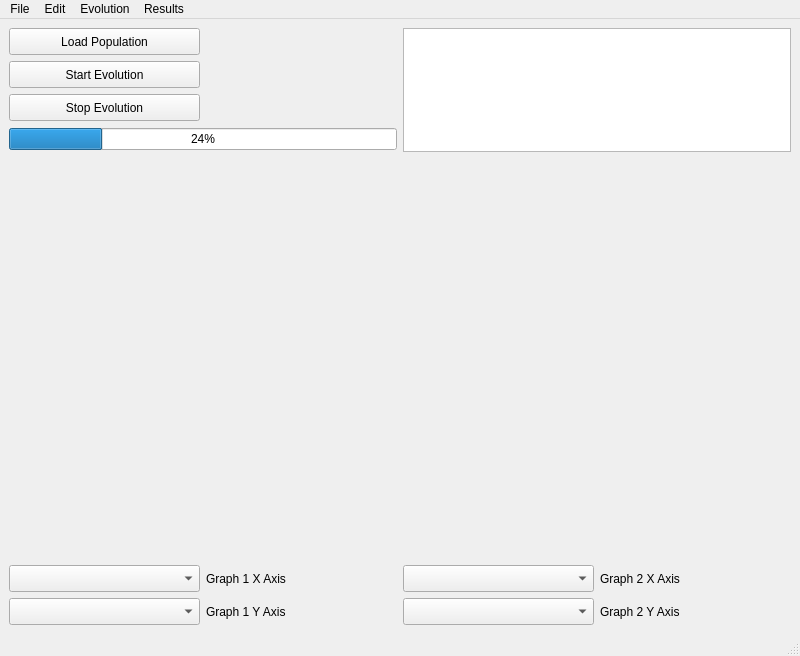
<?xml version="1.0" encoding="UTF-8"?>
<ui version="4.0">
 <class>MainWindow</class>
 <widget class="QMainWindow" name="MainWindow">
  <property name="geometry">
   <rect>
    <x>0</x>
    <y>0</y>
    <width>800</width>
    <height>656</height>
   </rect>
  </property>
  <property name="sizePolicy">
   <sizepolicy hsizetype="Expanding" vsizetype="Expanding">
    <horstretch>0</horstretch>
    <verstretch>0</verstretch>
   </sizepolicy>
  </property>
  <property name="minimumSize">
   <size>
    <width>800</width>
    <height>600</height>
   </size>
  </property>
  <property name="windowTitle">
   <string>ugp3-gui</string>
  </property>
  <widget class="QWidget" name="centralwidget">
   <property name="sizePolicy">
    <sizepolicy hsizetype="Expanding" vsizetype="Expanding">
     <horstretch>1</horstretch>
     <verstretch>1</verstretch>
    </sizepolicy>
   </property>
   <property name="minimumSize">
    <size>
     <width>800</width>
     <height>600</height>
    </size>
   </property>
   <layout class="QGridLayout" name="gridLayout">
    <item row="5" column="3">
     <widget class="QLabel" name="label_4">
      <property name="text">
       <string>Graph 2 X Axis</string>
      </property>
     </widget>
    </item>
    <item row="1" column="0">
     <widget class="QPushButton" name="pushButton_StartEvolution">
      <property name="sizePolicy">
       <sizepolicy hsizetype="Preferred" vsizetype="Fixed">
        <horstretch>0</horstretch>
        <verstretch>0</verstretch>
       </sizepolicy>
      </property>
      <property name="maximumSize">
       <size>
        <width>191</width>
        <height>27</height>
       </size>
      </property>
      <property name="text">
       <string>Start Evolution</string>
      </property>
     </widget>
    </item>
    <item row="2" column="0">
     <widget class="QPushButton" name="pushButton_StopEvolution">
      <property name="sizePolicy">
       <sizepolicy hsizetype="Preferred" vsizetype="Fixed">
        <horstretch>0</horstretch>
        <verstretch>0</verstretch>
       </sizepolicy>
      </property>
      <property name="maximumSize">
       <size>
        <width>191</width>
        <height>27</height>
       </size>
      </property>
      <property name="text">
       <string>Stop Evolution</string>
      </property>
     </widget>
    </item>
    <item row="6" column="2">
     <widget class="QComboBox" name="comboBox_4">
      <property name="maximumSize">
       <size>
        <width>191</width>
        <height>27</height>
       </size>
      </property>
     </widget>
    </item>
    <item row="5" column="2">
     <widget class="QComboBox" name="comboBox_3">
      <property name="maximumSize">
       <size>
        <width>191</width>
        <height>27</height>
       </size>
      </property>
     </widget>
    </item>
    <item row="0" column="0">
     <widget class="QPushButton" name="pushButton_LoadPopulation">
      <property name="sizePolicy">
       <sizepolicy hsizetype="Preferred" vsizetype="Fixed">
        <horstretch>0</horstretch>
        <verstretch>0</verstretch>
       </sizepolicy>
      </property>
      <property name="maximumSize">
       <size>
        <width>191</width>
        <height>27</height>
       </size>
      </property>
      <property name="text">
       <string>Load Population</string>
      </property>
     </widget>
    </item>
    <item row="3" column="0" colspan="2">
     <widget class="QProgressBar" name="progressBar">
      <property name="value">
       <number>24</number>
      </property>
     </widget>
    </item>
    <item row="6" column="0">
     <widget class="QComboBox" name="comboBox_2">
      <property name="maximumSize">
       <size>
        <width>191</width>
        <height>27</height>
       </size>
      </property>
     </widget>
    </item>
    <item row="5" column="0">
     <widget class="QComboBox" name="comboBox">
      <property name="maximumSize">
       <size>
        <width>191</width>
        <height>27</height>
       </size>
      </property>
     </widget>
    </item>
    <item row="0" column="2" rowspan="4" colspan="2">
     <widget class="QTextEdit" name="textEdit">
      <property name="minimumSize">
       <size>
        <width>386</width>
        <height>124</height>
       </size>
      </property>
     </widget>
    </item>
    <item row="5" column="1">
     <widget class="QLabel" name="label">
      <property name="text">
       <string>Graph 1 X Axis</string>
      </property>
     </widget>
    </item>
    <item row="6" column="3">
     <widget class="QLabel" name="label_3">
      <property name="text">
       <string>Graph 2 Y Axis</string>
      </property>
     </widget>
    </item>
    <item row="6" column="1">
     <widget class="QLabel" name="label_2">
      <property name="text">
       <string>Graph 1 Y Axis</string>
      </property>
     </widget>
    </item>
    <item row="4" column="0" colspan="2">
     <widget class="QwtPlot" name="qwtPlotLeft"/>
    </item>
    <item row="4" column="2" colspan="2">
     <widget class="QwtPlot" name="qwtPlotRight"/>
    </item>
   </layout>
  </widget>
  <widget class="QMenuBar" name="menubar">
   <property name="geometry">
    <rect>
     <x>0</x>
     <y>0</y>
     <width>800</width>
     <height>25</height>
    </rect>
   </property>
   <widget class="QMenu" name="menuFile">
    <property name="title">
     <string>File</string>
    </property>
    <addaction name="action_LoadPopulation"/>
    <addaction name="action_LoadStatus"/>
    <addaction name="separator"/>
    <addaction name="action_AddPopulation"/>
   </widget>
   <widget class="QMenu" name="menuEdit">
    <property name="title">
     <string>Edit</string>
    </property>
    <addaction name="action_EditConstraints"/>
    <addaction name="action_EditPopulation"/>
    <addaction name="action_EditEvaluator"/>
    <addaction name="action_EditLogging"/>
   </widget>
   <widget class="QMenu" name="menuEvolution">
    <property name="title">
     <string>Evolution</string>
    </property>
    <addaction name="action_StartEvolution"/>
    <addaction name="action_StopEvolution"/>
   </widget>
   <widget class="QMenu" name="menuResults">
    <property name="title">
     <string>Results</string>
    </property>
    <addaction name="action_ViewBestIndividual"/>
    <addaction name="action_ViewPopulation"/>
   </widget>
   <addaction name="menuFile"/>
   <addaction name="menuEdit"/>
   <addaction name="menuEvolution"/>
   <addaction name="menuResults"/>
  </widget>
  <widget class="QStatusBar" name="statusbar"/>
  <action name="action_LoadPopulation">
   <property name="text">
    <string>Load &amp;Population</string>
   </property>
  </action>
  <action name="action_Save">
   <property name="text">
    <string>&amp;Save Status</string>
   </property>
  </action>
  <action name="action_LoadStatus">
   <property name="text">
    <string>Load &amp;Status</string>
   </property>
  </action>
  <action name="action_AddPopulation">
   <property name="text">
    <string>&amp;Add Population</string>
   </property>
  </action>
  <action name="action_EditPopulation">
   <property name="text">
    <string>Edit &amp;Population</string>
   </property>
  </action>
  <action name="action_StartEvolution">
   <property name="text">
    <string>&amp;Start Evolution</string>
   </property>
  </action>
  <action name="action_StopEvolution">
   <property name="text">
    <string>Sto&amp;p Evolution</string>
   </property>
  </action>
  <action name="action_EditEvaluator">
   <property name="text">
    <string>Edit &amp;Evaluator</string>
   </property>
  </action>
  <action name="action_EditConstraints">
   <property name="text">
    <string>Edit &amp;Constraints</string>
   </property>
  </action>
  <action name="action_EditLogging">
   <property name="text">
    <string>Edit &amp;Logging</string>
   </property>
  </action>
  <action name="action_ViewBestIndividual">
   <property name="text">
    <string>View &amp;Best Individual</string>
   </property>
  </action>
  <action name="action_ViewPopulation">
   <property name="text">
    <string>View &amp;Population</string>
   </property>
  </action>
 </widget>
 <customwidgets>
  <customwidget>
   <class>QwtPlot</class>
   <extends>QFrame</extends>
   <header>qwt_plot.h</header>
  </customwidget>
 </customwidgets>
 <resources/>
 <connections/>
</ui>
